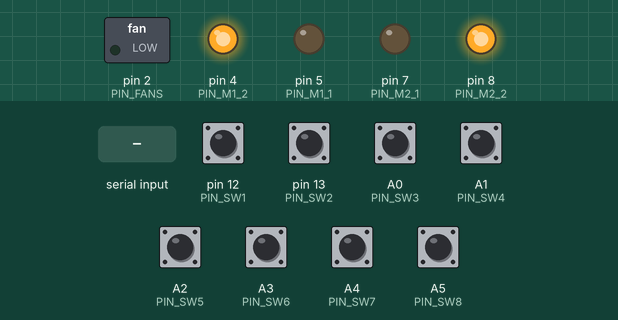
Recording of a sketch running on a simulated Arduino Uno, built with avr-gcc and run on an emulated ATmega328P. Parts: switched loads named in the sketch (green lamp = pin HIGH), output pins drawn as LEDs (lit = HIGH). The inputs (shaded band) are chosen by the test bench; at power-on: A0 (PIN_SW3), A1 (PIN_SW4), A2 (PIN_SW5), A3 (PIN_SW6), A4 (PIN_SW7), A5 (PIN_SW8), pin 12 (PIN_SW1), pin 13 (PIN_SW2) LOW. What the sketch prints to the serial monitor is not drawn.

Above: at 1.2 s.
1.3 s: byte 30 received over Serial
At 1.7 s:
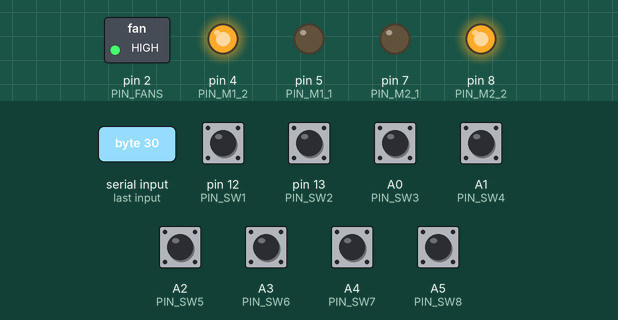
2.8 s: byte 120 received over Serial
At 4.2 s:
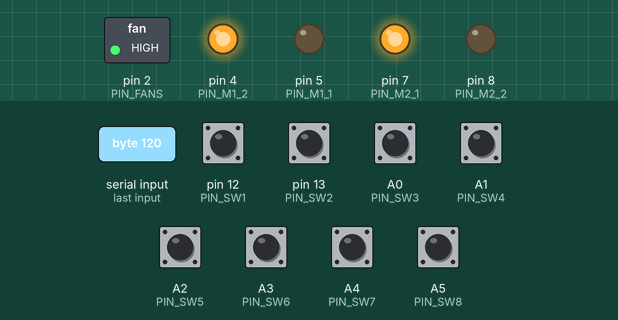
Timing chart, 0 to 24.3 s (numbered marks = the images above; inputs shaded):
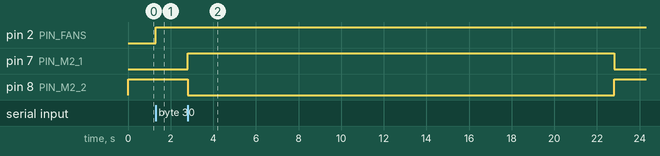

The sketch:

roof.ino
```cpp
#include "common.h"
#include "motor.h"
#include "fans.h"

#define PIN_SW1 12
#define PIN_SW2 13
#define PIN_SW3 A0
#define PIN_SW4 A1
#define PIN_SW5 A2
#define PIN_SW6 A3
#define PIN_SW7 A4
#define PIN_SW8 A5

size_t switches[] = {PIN_SW1, PIN_SW2, PIN_SW3, PIN_SW4, PIN_SW5, PIN_SW6, PIN_SW7, PIN_SW8};
#define NSW 8

#define PIN_FANS 2

#define PIN_M1_1 5
#define PIN_M1_2 4
#define PIN_M2_1 7
#define PIN_M2_2 8
#define MAX_EXTENDED 20000

typedef enum {
  STATUS = 0,
  FANS_ON = 1,
  FANS_OFF = 2,
  WEST_EXTEND = 3,
  WEST_RETRACT = 4,
  EAST_EXTEND = 5,
  EAST_RETRACT = 6,
} CMD;

Motor motorWest(PIN_M1_1, PIN_M1_2, MAX_EXTENDED);
Motor motorEast(PIN_M2_1, PIN_M2_2, MAX_EXTENDED);
Fans fans(PIN_FANS);

void sendBits(uint16_t status) {
  Serial.write((char *)&status, 2);
}

typedef enum {
  SW1 = 0,
  SW2 = 1,
  SW3 = 2,
  SW4 = 3,
  SW5 = 4,
  SW6 = 5,
  SW7 = 6,
  SW8 = 7,
  FANS = 8,
  WEST_REQ = 9,
  WEST_STATE = 10,
  EAST_REQ = 11,
  EAST_STATE = 12,
  CMDUNKN = 13
} BITS;

void cmdStatus() {
    uint16_t status = 0;
    if ( digitalRead(PIN_SW1) ) {
        status |= (1 << BITS::SW1);
    }
    if ( digitalRead(PIN_SW2) ) {
        status |= (1 << BITS::SW2);
    }
    if ( digitalRead(PIN_SW3) ) {
        status |= (1 << BITS::SW3);
    }
    if ( digitalRead(PIN_SW4) ) {
        status |= (1 << BITS::SW4);
    }
    if ( digitalRead(PIN_SW5) ) {
        status |= (1 << BITS::SW5);
    }
    if ( digitalRead(PIN_SW6) ) {
        status |= (1 << BITS::SW6);
    }
    if ( digitalRead(PIN_SW7) ) {
        status |= (1 << BITS::SW7);
    }
    if ( digitalRead(PIN_SW8) ) {
        status |= (1 << BITS::SW8);
    }
    if ( fans.isOn() ) {
        status |= (1 << BITS::FANS);
    }
    if ( motorWest.requested() == Motor::STATE::EXTEND ) {
        status |= (1 << BITS::WEST_REQ );
    }
    if ( ! motorWest.isRetracted() ) {
        status |= (1 << BITS::WEST_STATE);
    }
    if ( motorEast.requested() == Motor::STATE::EXTEND ) {
        status |= (1 << BITS::EAST_REQ );
    }
    if ( ! motorEast.isRetracted() ) {
        status |= (1 << BITS::EAST_STATE);
    }
    sendBits(status);
}

void cmdUnkn() {
  uint16_t status = 0;
  status |= (1 << BITS::CMDUNKN);
  sendBits(status);
}

void cmdFansOn() {
  fans.on();
  cmdStatus();
}

void cmdFansOff() {
  fans.off();
  cmdStatus();
}

void cmdWestExtend() {
  motorWest.extend();
  cmdStatus();
}

void cmdWestRetract() {
  motorWest.retract();
  cmdStatus();
}

void cmdEastExtend() {
  motorEast.extend();
  cmdStatus();
}

void cmdEastRetract() {
  motorEast.retract();
  cmdStatus();
}

bool runcmd(uint16_t cmd) {
    if ( cmd & (1 << CMD::STATUS) ) {
      cmdStatus();
    } else if ( cmd & (1 << CMD::FANS_ON) ) {
      cmdFansOn();
    } else if ( cmd & (1 << CMD::FANS_OFF) ) {
      cmdFansOff();
    } else if ( cmd & (1 << CMD::EAST_EXTEND) ) {
      cmdEastExtend();
    } else if ( cmd & (1 << CMD::EAST_RETRACT) ) {
      cmdEastRetract();
    } else if ( cmd & (1 << CMD::WEST_EXTEND) ) {
      cmdWestExtend();
    } else if ( cmd & (1 << CMD::WEST_RETRACT) ) {
      cmdWestRetract();
    } else {
      cmdUnkn();
    }
}

void setup() {
  for (size_t ii=0; ii<NSW; ii++) {
    pinMode(switches[ii], INPUT);
  }
  Serial.begin(9600);
}

void loop() {
  motorWest.update();
  motorEast.update();
  while ( Serial.available() ) {
    uint16_t cmd = Serial.read(); // Reads a uint8_t into a uint16_t. I don't know why ...
    runcmd(cmd);
  }
  delay(10);
}
```

common.h
```cpp
#pragma once

#include <Arduino.h>

typedef unsigned long mytime;
```

fans.cpp
```cpp
#include "fans.h"

Fans::Fans(uint8_t pin) : m_pin(pin) {
    pinMode(pin, OUTPUT);
    off();
}

void Fans::off() {
    digitalWrite(m_pin, LOW);
    m_on = false;
}

void Fans::on() {
    digitalWrite(m_pin, HIGH);
    m_on = true;
}

bool Fans::isOn() {
    return m_on;
}
```

fans.h
```cpp
#pragma once

#include "common.h"

class Fans {
    public:
        Fans(uint8_t pin);
        void on();
        void off();
        bool isOn();
    private:
        uint8_t m_pin;
        bool m_on = false;
};
```

motor.cpp
```cpp
#include "motor.h"

Motor::Motor(uint8_t pinExtend, uint8_t pinRetract, mytime maxExtended) :
    m_pinExtend(pinExtend), m_pinRetract(pinRetract), m_maxExtended(maxExtended) {
    pinMode(m_pinExtend, OUTPUT);
    pinMode(m_pinRetract, OUTPUT);
    retract();
}

void Motor::extend() {
    digitalWrite(m_pinRetract, LOW);
    digitalWrite(m_pinExtend, HIGH);
    m_lastExtended = millis();
    m_state = STATE::EXTEND;
}

void Motor::retract() {
    digitalWrite(m_pinExtend, LOW);
    digitalWrite(m_pinRetract, HIGH);
    m_lastRetracted = millis();
    m_state = STATE::RETRACT;
}

void Motor::update() {
    if ( m_state == STATE::EXTEND ) {
        if ( (unsigned long)(millis() - m_lastExtended) >= m_maxExtended ) {
            retract();
        }
    }
}

bool Motor::isRetracted() {
    if ( m_state == STATE::RETRACT ) {
        if ( (unsigned long)(millis() - m_lastRetracted) >= m_maxExtended ) {
            return true;
        }
    }
    return false;
}

Motor::STATE Motor::requested() {
    return m_state;
}
```

motor.h
```cpp
#pragma once

#include "common.h"

class Motor {
    public:
        typedef enum {
            EXTEND = 0,
            RETRACT = 1,
            UNKNOWN = 2
        } STATE;

        Motor(uint8_t pinExtend, uint8_t pinRetract, mytime maxExtended = 20000);
        void extend();
        void retract();
        bool isRetracted();
        mytime lastExtended() {
            return m_lastExtended;
        }
        mytime lastRetracted() {
            return m_lastRetracted;
        }
        void update();
        STATE requested();

    private:
        uint8_t m_pinExtend;
        uint8_t m_pinRetract;
        mytime m_maxExtended = 0;
        mytime m_lastExtended = 0;
        mytime m_lastRetracted = 0;
        STATE m_state = STATE::UNKNOWN;
};
```

Measured:
- after the input at 1.3 s, pin 2 (PIN_FANS): LOW → HIGH at once
- after the input at 2.8 s, pin 7 (PIN_M2_1): LOW → HIGH at once, → LOW 20.0 s later; pin 8 (PIN_M2_2): HIGH → LOW at once, → HIGH 20.0 s later
